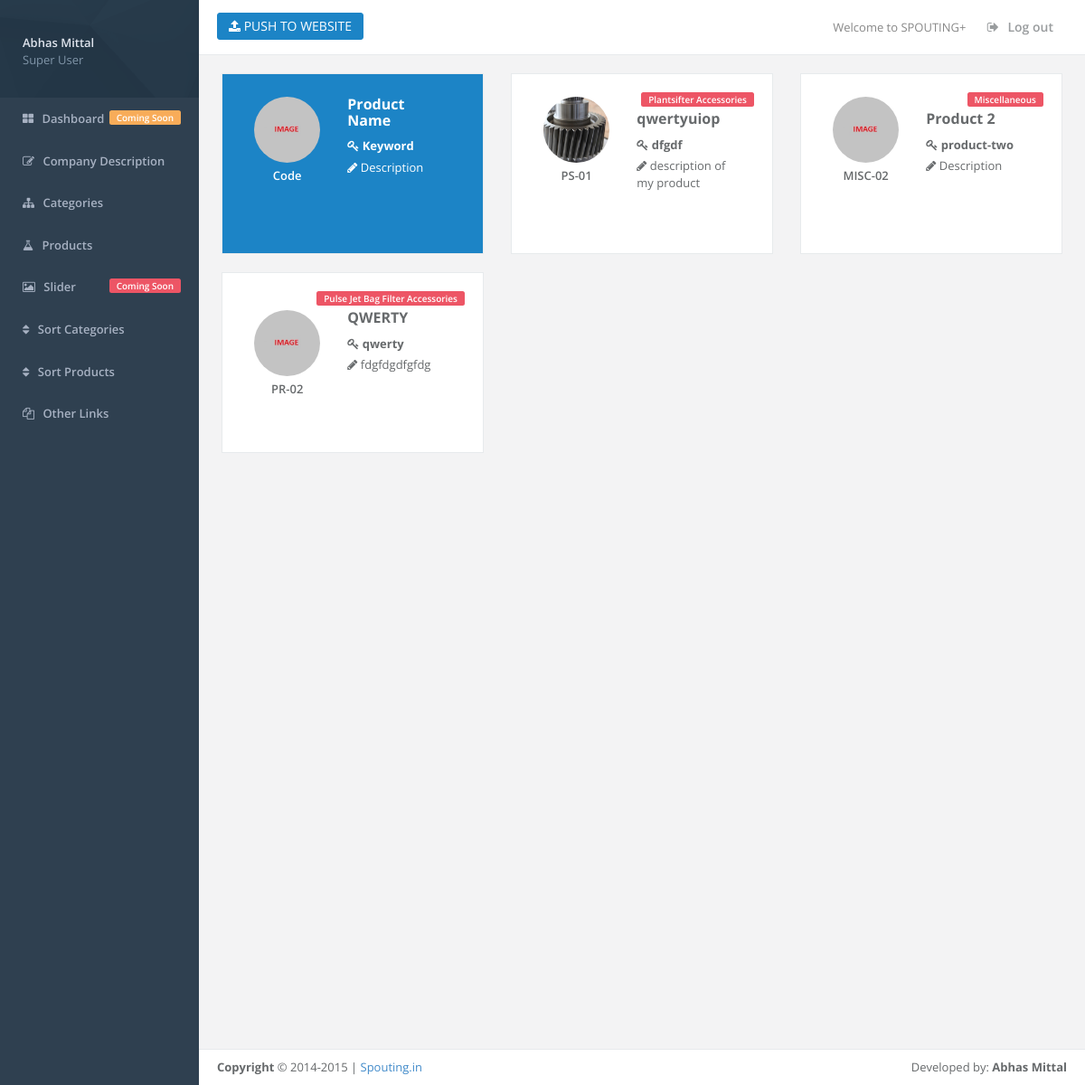
The page /products/index.php (signed in) on the database its author committed.
### tables this page shows
CREATE TABLE IF NOT EXISTS `product` (
  `id` int(11) NOT NULL AUTO_INCREMENT,
  `category` int(11) NOT NULL,
  `name` varchar(255) NOT NULL,
  `code` varchar(10) NOT NULL,
  `keyword` varchar(255) NOT NULL,
  `description` varchar(255) NOT NULL,
  `image` varchar(100) NOT NULL,
  `ord_no` int(11) NOT NULL,
  PRIMARY KEY (`id`),
  KEY `id` (`category`),
  KEY `category` (`category`)
);

CREATE TABLE IF NOT EXISTS `category` (
  `id` int(11) NOT NULL AUTO_INCREMENT,
  `name` varchar(255) NOT NULL,
  `code` varchar(10) NOT NULL,
  `keyword` varchar(255) NOT NULL,
  `description` text NOT NULL,
  `products` int(11) NOT NULL,
  `image` varchar(100) NOT NULL,
  `ord_no` int(11) NOT NULL,
  PRIMARY KEY (`id`),
  UNIQUE KEY `code` (`code`)
);

### products/index.php (the view)
<?php
require_once('../partials/header.php');
$query = mysql_query("SELECT product.id AS id, product.name AS name, product.code AS code, product.keyword AS keyword, product.description AS description, product.image AS image, category.name AS category FROM product INNER JOIN category ON product.category = category.id WHERE 1");
?>
<div class="row">
	<div class="col-lg-4">
	    <div class="contact-box label-success" style="background: #1c84c6;">
	        <a href="edit.php">
	        <div class="col-sm-5">
	            <div class="text-center">
	                <img alt="image" class="img-circle m-t-xs img-responsive" src="../static/new.jpg">
	                <div class="m-t-xs font-bold">
	                	Code
	                </div>
	            </div>
	        </div>
	        <div class="col-sm-7">
	            <h3><strong>Product Name</strong></h3>
	            <address class="m-b-xs">
	                <strong>
	                	<i class="fa fa-key"></i> Keyword
	                </strong>
	            </address>
	            <p><i class="fa fa-pencil"></i> Description</p>
	        </div>
	        <div class="clearfix"></div>
	        </a>
	    </div>
	</div>
	<?php
	while ($product = mysql_fetch_assoc($query)) {
		?>
			<div class="col-lg-4">
			    <div class="contact-box">
				    <div class="label label-danger pull-right"><?php echo $product['category']; ?></div>
			        <a href="edit.php?id=<?php echo $product['id']; ?>">
			        <div class="col-sm-5">
			            <div class="text-center">
			                <img alt="image" class="img-circle m-t-xs img-responsive" src="../static/images/products/<?php echo $product['image'];?>">
			                <div class="m-t-xs font-bold">
			                	<?php echo $product['code']; ?>
			                </div>
			            </div>
			        </div>
			        <div class="col-sm-7">
			            <h3><strong><?php echo $product['name']; ?></strong></h3>
			            <address class="m-b-xs">
			                <strong>
			                	<i class="fa fa-key"></i> <?php echo $product['keyword']; ?>
			                </strong>
			            </address>
			            <p><i class="fa fa-pencil"></i> <?php echo $product['description']; ?></p>
			        </div>
			        <div class="clearfix"></div>
			        </a>
			    </div>
			</div>
		<?php
	}
	?>
</div>
<?php
require_once('../partials/footer.php');
?>

### static/main.css (style rules this page uses)
html, body, #wrapper, #page-wrapper { height: 100%; }
.contact-box { height: 200px; overflow: hidden; }

### rows shown on the page
product: category.name "Plantsifter Accessories", image (picture), code "PS-01", name "qwertyuiop", keyword "dfgdf", description "description of my product"
product: category.name "Miscellaneous", image (picture), code "MISC-02", name "Product 2", keyword "product-two", description "Description"
product: category.name "Pulse Jet Bag Filter Accessories", image (picture), code "PR-02", name "QWERTY", keyword "qwerty", description "fdgfdgdfgfdg"

### other values the page prints
$user['name'] "Abhas Mittal"
$user['role'] "Super User"
